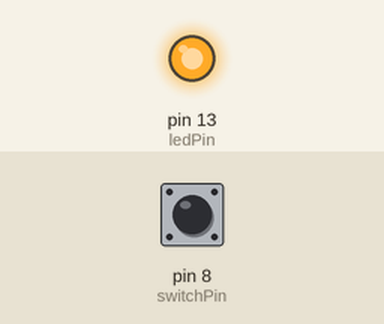
The sketch below on a simulated Arduino Uno, built with avr-gcc and run on an emulated ATmega328P. On the bench: output pins drawn as LEDs (lit = HIGH). The test bench sets the inputs (shaded band); at power-on: pin 8 (switchPin) HIGH.

Above: at 1.2 s.
1.3 s: pin 8 (switchPin) pulled LOW for 0.15 s
At 2.6 s:
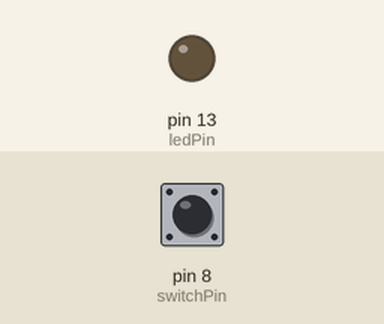
2.9 s: pin 8 (switchPin) pulled LOW for 1 s
At 5.1 s:
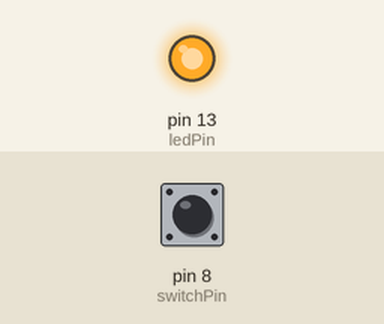
5.4 s: pin 8 (switchPin) pulled LOW for 3.2 s
At 10.0 s:
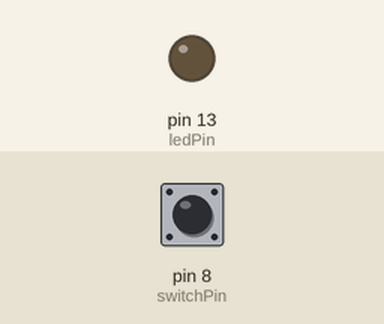
Timing chart, 0 to 11.5 s (numbered marks = the images above; inputs shaded):
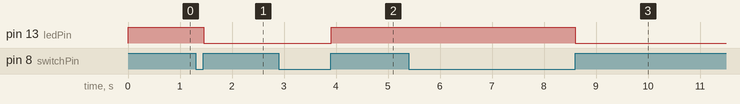

Measured:
- after the input at 1.3 s, pin 13 (ledPin): HIGH → LOW after 0.16 s
- after the input at 2.9 s, pin 13 (ledPin): LOW → HIGH after 1.0 s
- after the input at 5.4 s, pin 13 (ledPin): HIGH → LOW after 3.2 s

The sketch:

ButtonPressWithDebounce.ino
```cpp
/*
  On button press the LED changes from high to low or vice versa
  LED pin on 13 to ground
  Button input on pin 8
*/

int switchPin = 8;
int ledPin = 13;
boolean lastButton = LOW;
boolean currentButton = LOW;
boolean ledOn = false;

void setup() {
  pinMode(ledPin,OUTPUT);
  pinMode(switchPin,INPUT);
}

boolean debounce(boolean last) {
    boolean current = digitalRead(switchPin);
    if (last != current) {
      delay(5);
      current = digitalRead(switchPin);
    }
    return current;
}

void loop() {
  currentButton = debounce(lastButton);
  if (currentButton == HIGH && lastButton == LOW) {
    ledOn = !ledOn;
  }
  lastButton = currentButton;

  digitalWrite(ledPin,ledOn);
}
```
